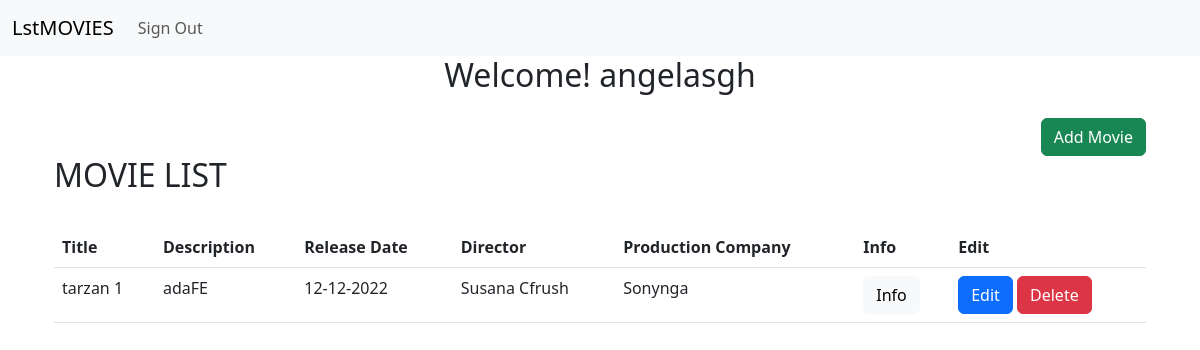
The page /list_view (signed in) on the database its author committed.
### socialapp/models.py (models this page shows, shortened)
class Movie(models.Model):
    userid = models.ForeignKey(User, on_delete=models.CASCADE, null=True)
    title = models.CharField(max_length=255)
    description = models.TextField()
    release_date = models.CharField(max_length=255)
    director = models.CharField(max_length=255)
    production_company = models.CharField(max_length=255)

### socialapp/views.py (the view)
# urls.py: path('list_view', list_view, name='list_view'),
@login_required
def list_view(request):
    context = {}
    context['dataset'] = Movie.objects.filter(userid=request.user)
    return render(request, 'list_view.html', context)

### socialapp/templates/list_view.html (shortened to what this page needs)
{% extends "base.html" %}
{% block content %}
<div class="container d-flex justify-content-end">
    <a class="btn btn-success " href="{% url 'create_view' %}">Add Movie</a>
</div>
<div class="container">
  <h2>MOVIE LIST</h2>
    <br>
    <table class="table">
        <thead>
          <tr>
            <th scope="col">Title</th>
            <th scope="col">Description</th>
            <th scope="col">Release Date</th>
            <th scope="col">Director</th>
            <th scope="col">Production Company</th>
            <th scope="col">Info</th>
            <th scope="col">Edit</th>
          </tr>
        </thead>
        <tbody>
          <tr>{% for data in dataset %}
            <td>{{ data.title }}</td>
            <td>{{ data.description }}</td>
            <td>{{ data.release_date }}</td>
            <td>{{ data.director }}</td>
            <td>{{ data.production_company }}</td>
            <td><a class="btn btn-light" href="{% url 'detail_view' id=data.id %}" role="button">Info</a></td>
            <td>
                <a class="btn btn-primary" href="{% url 'update_view' id=data.id %}" role="button">Edit</a>
                <a class="btn btn-danger" href="{% url 'delete_view' id=data.id %}" role="button">Delete</a>
            </td>
          </tr> {% endfor %}
        </tbody>
      </table>
</div>
{% endblock %}

### socialapp/templates/base.html (shortened to what this page needs)
{% load i18n %}
<!DOCTYPE html>
<html>
  <head>
    <link href="https://cdn.jsdelivr.net/npm/bootstrap@5.3.0-alpha3/dist/css/bootstrap.min.css" rel="stylesheet">
  </head>
  <body>
    <nav class="navbar navbar-expand-lg navbar-light bg-light">
      <div class="container-fluid">
        <a class="navbar-brand" href="{% url 'home' %}">LstMOVIES</a>
        <div class="collapse navbar-collapse" id="navbarNav">
          <ul class="navbar-nav">
            {% if user.is_authenticated %}
            <li class="nav-item">
              <a class="nav-link" href="{% url 'account_logout' %}">{% trans "Sign Out" %}</a>
            </li>
            {% endif %}
          </ul>
        </div>
      </div>
    </nav>
    <div class="container">
      {% if user.is_authenticated %}
          <h2 class="text-center">Welcome! {{ user.username }}</h2>
      {% endif %}
    </div>
    <div class="container mt-4">
      {% block content %}{% endblock %}
    </div>
  </body>
</html>

### rows shown on the page
Movie: title "tarzan 1", description "adaFE", release_date "12-12-2022", director "Susana Cfrush", production_company "Sonynga"

### other values the page prints
{{ user.username }} "angelasgh"
